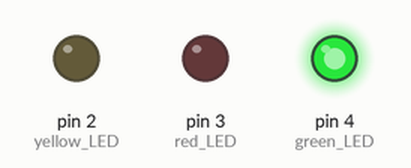
The sketch below on a simulated Arduino Uno, built with avr-gcc and run on an emulated ATmega328P. Shown: output pins drawn as LEDs (lit = HIGH).

Above: at 1.0 s.
At 3.0 s:
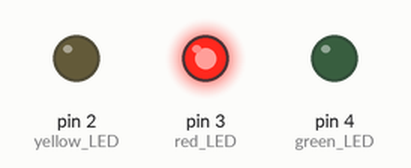
At 5.0 s:
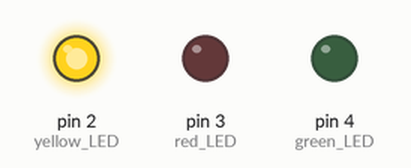
Timing chart, 0 to 7.8 s (numbered marks = the images above):
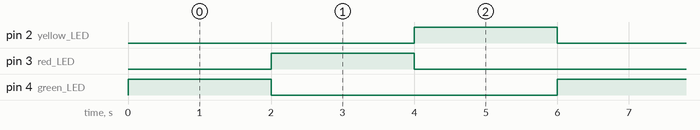

Measured:
- by itself, pin 2 (yellow_LED), pin 3 (red_LED), pin 4 (green_LED): alternates HIGH for 2.0 s and LOW for 4.0 s
- by itself, everything shown: repeats every 6.0 s, in 4 steps

The sketch:

assign5.ino
```cpp
void setup() {
  // put your setup code here, to run once:
pinMode(4,OUTPUT);//green LED
pinMode(3,OUTPUT);//red LED
pinMode(2,OUTPUT);//yellow LED
}

void loop() {
  // put your main code here, to run repeatedly:
digitalWrite(4,HIGH);
delay(2000);
digitalWrite(4,LOW);
digitalWrite(3,HIGH);
delay(2000);
digitalWrite(3,LOW);
digitalWrite(2,HIGH);
delay(2000);
digitalWrite(2,LOW);


}
```
